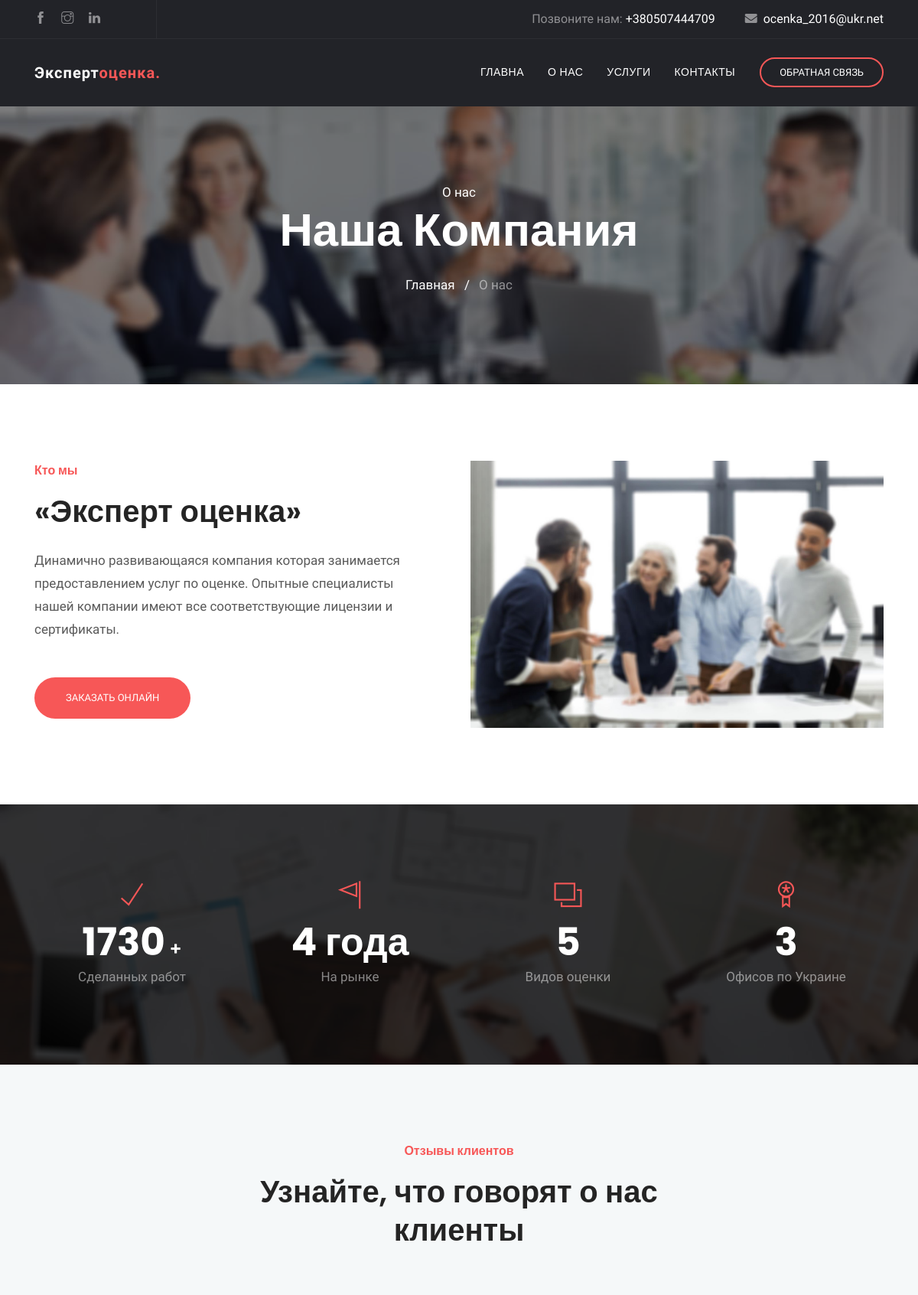
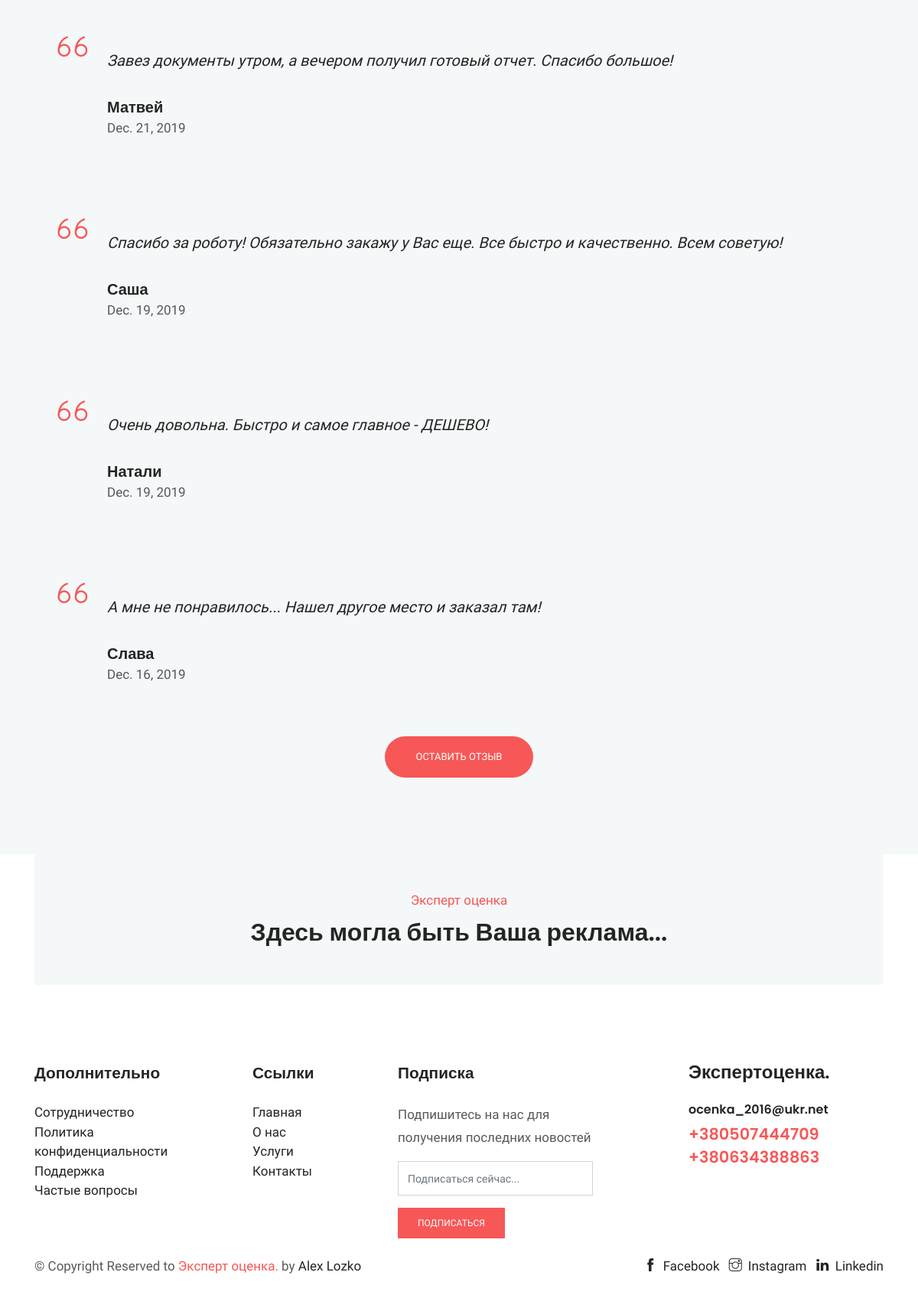
Screenshot of /aboutus/ with the database file from the repository (2 pictures, top to bottom).
### mainApp/models.py (models this page shows, shortened)
class Comment(models.Model):
    name = models.CharField(max_length=50)
    message = models.TextField(max_length=100)
    published = models.BooleanField(default=False)
    datetime = models.DateField(auto_now_add=True)

### mainApp/views.py (the view)
# urls.py: path('aboutus/', views.aboutus, name='aboutus'),
def aboutus(request):
    comments = Comment.objects.filter(published=True).order_by('-datetime')
    return render(request, 'about.html', {'comments':comments})

### templates/about.html
{% load static %}
<!doctype html>
<html lang="en">
{% include 'head.html' %}
<body>
{% include 'header.html' %}
<div class="main-wrapper ">
<section class="page-title bg-1">
  <div class="container">
    <div class="row">
      <div class="col-md-12">
        <div class="block text-center">
          <span class="text-white">О нас</span>
          <h1 class="text-capitalize mb-4 text-lg">Наша компания</h1>
          <ul class="list-inline">
            <li class="list-inline-item"><a href="index.html" class="text-white">Главная</a></li>
            <li class="list-inline-item"><span class="text-white">/</span></li>
            <li class="list-inline-item"><a href="#" class="text-white-50">О нас</a></li>
          </ul>
        </div>
      </div>
    </div>
  </div>
</section>
<section class="section about-2 position-relative">
	<div class="container">
		<div class="row">
			<div class="col-lg-6 col-md-6">
				<div class="about-item pr-3 mb-5 mb-lg-0">
					<span class="h6 text-color">Кто мы</span>
					<h2 class="mt-3 mb-4 position-relative content-title">«Эксперт оценка»</h2>
					<p class="mb-5">Динамично развивающаяся компания которая занимается предоставлением услуг по оценке. Опытные специалисты нашей компании имеют все соответствующие лицензии и сертификаты.</p>
					<a href="{% url 'contact' %}" class="btn btn-main btn-round-full">Заказать онлайн</a>
				</div>
			</div>
			<div class="col-lg-6 col-md-6">
				<div class="about-item-img">
					<img src="{% static 'images/about/home-7.jpg' %}" alt="" class="img-fluid">
				</div>
			</div>
		</div>
	</div>
</section>
<section class="section counter bg-counter">
	<div class="container">
		<div class="row">
			<div class="col-lg-3">
				<div class="counter-item text-center mb-5 mb-lg-0">
					<i class="ti-check color-one text-md"></i>
					<h3 class="mt-2 mb-0 text-white"><span class="counter-stat font-weight-bold">1730</span> +</h3>
					<p class="text-white-50">Сделанных работ</p>
				</div>
			</div>
			<div class="col-lg-3">
				<div class="counter-item text-center mb-5 mb-lg-0">
					<i class="ti-flag color-one text-md"></i>
					<h3 class="mt-2 mb-0 text-white"><span class="counter-stat font-weight-bold">4 года</span></h3>
					<p class="text-white-50">На рынке</p>
				</div>
			</div>
			<div class="col-lg-3">
				<div class="counter-item text-center mb-5 mb-lg-0">
					<i class="ti-layers color-one text-md"></i>
					<h3 class="mt-2 mb-0 text-white"><span class="counter-stat font-weight-bold">5</span></h3>
					<p class="text-white-50">Видов оценки</p>
				</div>
			</div>
			<div class="col-lg-3 col-md-6 col-sm-6">
				<div class="counter-item text-center">
					<i class="ti-medall color-one  text-md"></i>
					<h3 class="mt-2 mb-0 text-white"><span class="counter-stat font-weight-bold">3</span></h3>
					<p class="text-white-50">Офисов по Украине</p>
				</div>
			</div>
		</div>
	</div>
</section>
<section class="section testimonial bg-gray">
	<div class="container">
		<div class="row justify-content-center">
			<div class="col-lg-7 text-center">
				<div class="section-title">
					<span class="h6 text-color">Отзывы клиентов</span>
					<h2 class="mt-3 content-title">Узнайте, что говорят о нас клиенты</h2>
				</div>
			</div>
		</div>
	</div>
	<div class="container">
		<div class="testimonial-wrap">
			{% for comment in comments %}
			<div class="testimonial-item position-relative">
				<i class="ti-quote-left text-color"></i>
				<div class="testimonial-item-content">
					<p class="testimonial-text">{{ comment.message }}</p>
					<div class="testimonial-author">
						<h5 class="mb-0 text-capitalize">{{ comment.name }}</h5>
						<p>{{ comment.datetime }}</p>
					</div>
				</div>
			</div>
			{% endfor %}
		</div>
	</div>
	<div class="block text-center">
		<a href="{% url 'comment' %}" target="_blank" class="btn btn-main animated fadeInUp btn-round-full">Оставить отзыв</a>
	</div>
</section>
{% include 'footer.html' %}
</body>
</html>

### templates/head.html (shortened to what this page needs)
{% load static %}
<html lang="ru">
  <head>
  <link rel="stylesheet" href="{% static 'plugins/bootstrap/css/bootstrap.min.css' %}">
  <link rel="stylesheet" href="{% static 'plugins/themify/css/themify-icons.css' %}">
  <link rel="stylesheet" href="{% static 'plugins/fontawesome/css/all.css' %}">
  <link rel="stylesheet" href="{% static 'css/style.css' %}">
</head>

### templates/header.html (shortened to what this page needs)
{% load static %}
<header class="navigation">
	<div class="header-top ">
		<div class="container">
			<div class="row justify-content-between align-items-center">
				<div class="col-lg-2 col-md-4">
					<div class="header-top-socials text-center text-lg-left text-md-left">
						<a href="https://www.facebook.com/" target="_blank"><i class="ti-facebook"></i></a>
						<a href="https://instagram.com/" target="_blank"><i class="ti-instagram"></i></a>
						<a href="https://linkedin.com/" target="_blank"><i class="ti-linkedin"></i></a>
					</div>
				</div>
				<div class="col-lg-10 col-md-8 text-center text-lg-right text-md-right">
					<div class="header-top-info">
						{% if request.user.is_authenticated %}
						<a href="{% url 'profile' %}">Добро пожаловать, <strong>{{ request.user }}</strong>!</a>
						<a href="{% url 'logout' %}">| Выйти |</a>
						{% else %}
						<a href="tel:+23-345-67890">Позвоните нам: <span>+380507444709</span></a>
						<a href="mailto:ocenka_2016@ukr.net" ><i class="fa fa-envelope mr-2"></i><span>ocenka_2016@ukr.net</span></a>
						{% endif %}
					</div>
				</div>
			</div>
		</div>
	</div>
	<nav class="navbar navbar-expand-lg  py-4" id="navbar">
		<div class="container">
		  <a class="navbar-brand" href="{% url 'home' %}">
		  	Эксперт<span>оценка.</span>
		  </a>
		  <div class="collapse navbar-collapse text-center" id="navbarsExample09">
			<ul class="navbar-nav ml-auto">
			  <li class="nav-item active">
				<a class="nav-link" href="{% url 'home' %}">Главна <span class="sr-only">(current)</span></a>
			  </li>
			   <li class="nav-item"><a class="nav-link" href="{% url 'aboutus' %}">О нас</a></li>
			   <li class="nav-item"><a class="nav-link" href="{% url 'service' %}">Услуги</a></li>
			   <li class="nav-item"><a class="nav-link" href="{% url 'contact' %}">Контакты</a></li>
			</ul>
			<form class="form-lg-inline my-2 my-md-0 ml-lg-4 text-center">
			  <a href="{% url 'contact' %}" class="btn btn-solid-border btn-round-full">Обратная связь</a>
			</form>
		  </div>
		</div>
	</nav>
</header>

### templates/footer.html (shortened to what this page needs)
{% load static %}
<section class="mt-70 position-relative">
	<div class="container">
        <div class="cta-block-2 bg-gray p-5 rounded border-1">
            <div class="row justify-content-center align-items-center ">
                <div class="block text-center">
                    <span class="text-color">Эксперт оценка</span>
                    <h2 class="mt-2 mb-4 mb-lg-0">Здесь могла быть Ваша реклама...</h2>
                </div>
            </div>
        </div>
    </div>
</section>
<footer class="footer section">
	<div class="container">
		<div class="row">
			<div class="col-lg-3 col-md-6 col-sm-6">
				<div class="widget">
					<h4 class="text-capitalize mb-4">Дополнительно</h4>
					<ul class="list-unstyled footer-menu lh-35">
						<li><a href="#">Сотрудничество</a></li>
						<li><a href="#">Политика конфиденциальности</a></li>
						<li><a href="#">Поддержка</a></li>
						<li><a href="#">Частые вопросы</a></li>
					</ul>
				</div>
			</div>
			<div class="col-lg-2 col-md-6 col-sm-6">
				<div class="widget">
					<h4 class="text-capitalize mb-4">Ссылки</h4>
					<ul class="list-unstyled footer-menu lh-35">
						<li><a href="{% url 'home' %}">Главная</a></li>
						<li><a href="{% url 'aboutus' %}">О нас</a></li>
						<li><a href="{% url 'service' %}">Услуги</a></li>
						<li><a href="{% url 'contact' %}">Контакты</a></li>
					</ul>
				</div>
			</div>
			<div class="col-lg-3 col-md-6 col-sm-6">
				<div class="widget">
					<h4 class="text-capitalize mb-4">Подписка</h4>
					<p>Подпишитесь на нас для получения последних новостей</p>
					<form action="#" class="sub-form">
						<input type="text" class="form-control mb-3" placeholder="Подписаться сейчас...">
						<a href="#" class="btn btn-main btn-small">Подписаться</a>
					</form>
				</div>
			</div>
			<div class="col-lg-3 ml-auto col-sm-6">
				<div class="widget">
					<div class="logo mb-4">
						<h3>Эксперт<span>оценка.</span></h3>
					</div>
					<h6><a href="mailto:ocenka_2016@ukr.net">ocenka_2016@ukr.net</a></h6>
					<a href="tel:+380507444709"><span class="text-color h4">+380507444709</span></a>
					<a href="tel:+380634388863"><span class="text-color h4">+380634388863</span></a>
				</div>
			</div>
		</div>
		<div class="footer-btm pt-4">
			<div class="row">
				<div class="col-lg-6">
					<div class="copyright">
						&copy; Copyright Reserved to <span class="text-color">Эксперт оценка.</span> by <a href="" target="_blank">Alex Lozko</a>
					</div>
				</div>
				<div class="col-lg-6 text-left text-lg-right">
					<ul class="list-inline footer-socials">
						<li class="list-inline-item"><a href="https://www.facebook.com/"><i class="ti-facebook mr-2"></i>Facebook</a></li>
						<li class="list-inline-item"><a href="https://instagram.com/"><i class="ti-instagram mr-2"></i>Instagram</a></li>
						<li class="list-inline-item"><a href="https://www.linkedin.com/"><i class="ti-linkedin mr-2 "></i>Linkedin</a></li>
					</ul>
				</div>
			</div>
		</div>
	</div>
</footer>
	</div>

### static/css/style.css (style rules this page uses)
html { overflow-x: hidden; }
body { line-height: 1.5; font-family: "Hind", serif; -webkit-font-smoothing: antialiased; font-size: 17px; color: rgba(0, 0, 0, 0.65); }
h1, .h1, h2, .h2, h3, .h3, h4, .h4, h5, .h5, h6, .h6 { font-family: "Poppins", sans-serif; font-weight: 600; color: #242424; }
h1, .h1 { font-size: 2.5rem; }
h2, .h2 { font-size: 2rem; font-weight: 600; line-height: 42px; }
h3, .h3 { font-size: 1.5rem; }
h4, .h4 { font-size: 1.3rem; line-height: 30px; }
h5, .h5 { font-size: 1.25rem; }
h6, .h6 { font-size: 1rem; }
p { line-height: 30px; }
input[type="email"], input[type="password"], input[type="text"], input[type="tel"] { box-shadow: none; height: 45px; outline: none; font-size: 14px; }
.form-control { box-shadow: none; border-radius: 0; }
.btn { display: inline-block; font-size: 14px; font-size: 0.8125rem; font-weight: 400; padding: 1rem 2.5rem; text-transform: uppercase; border-radius: 0; transition: all 0.2s ease; }
.btn-main, .btn-transparent, .btn-small { background: #f75757; color: #fff; transition: all 0.2s ease; }
.btn-solid-border { border: 2px solid #f75757; background: transparent; color: #242424; }
.btn-small { padding: 10px 25px; font-size: 12px; }
.btn-round-full { border-radius: 50px; }
.bg-gray { background: #f5f8f9; }
.section { padding: 100px 0; }
.section-title { margin-bottom: 70px; }
.overly, .page-title, .slider, .cta, .hero-img { position: relative; }
.overly:before, .page-title:before, .slider:before, .cta:before, .hero-img:before { content: ""; position: absolute; left: 0; top: 0; bottom: 0; right: 0; width: 100%; height: 100%; opacity: 0.5; background: #000; }
.overly-2, .bg-counter, .cta-block, .latest-blog { position: relative; }
.overly-2:before, .bg-counter:before, .cta-block:before, .latest-blog:before { content: ""; position: absolute; left: 0; top: 0; bottom: 0; right: 0; width: 100%; height: 100%; background: rgba(0, 0, 0, 0.8); }
.text-color { color: #f75757; }
.text-md { font-size: 2.25rem; }
.text-lg { font-size: 3.75rem; }
a { color: #242424; text-decoration: none; }
.content-title { font-size: 40px; line-height: 50px; }
.page-title { padding: 100px 0; }
.page-title .block h1 { color: #fff; }
#navbar { background: #222328; box-shadow: 0 1px 2px rgba(0, 0, 0, 0.05); }
#navbar li { padding-left: 15px; }
#navbar .nav-link { font-family: "Poppins", sans-serif; font-weight: 500; color: #fff; text-transform: uppercase; font-size: 14px; letter-spacing: .5px; transition: all .25s ease; }
#navbar .btn { padding: .5rem 1.5rem; color: #fff; }
.header-top { background: #222328; color: #919194; border-bottom: 1px solid rgba(255, 255, 255, 0.05); }
.header-top .header-top-socials { border-right: 1px solid rgba(255, 255, 255, 0.05); padding: 12px 0px; }
.header-top .header-top-socials a { color: #919194; margin-right: 15px; font-size: 16px; }
.header-top .header-top-info { color: #919194; font-size: 16px; }
.header-top .header-top-info a span { color: #fff; }
.header-top .header-top-info a { margin-left: 35px; color: #919194; }
.navbar-brand { color: #fff; font-weight: 600; letter-spacing: 1px; }
.navbar-brand span { color: #f75757; }
.bg-1 { background: url("../images/bg/home-2.jpg") no-repeat 50% 50%; background-size: cover; }
.color-one { color: #f75757; }
.counter-item .counter-stat { font-size: 50px; }
.counter-item p { margin-bottom: 0px; }
.bg-counter { background: url("../images/bg/counter.jpg") no-repeat; background-size: cover; }
.testimonial-item { padding: 50px 30px; }
.testimonial-item i { font-size: 40px; position: absolute; left: 30px; top: 30px; z-index: 1; }
.testimonial-item .testimonial-text { font-size: 20px; line-height: 38px; color: #242424; margin-bottom: 30px; font-style: italic; }
.testimonial-item .testimonial-item-content { padding-left: 65px; }

### rows the page displays
Comment: message "Завез документы утром, а вечером получил готовый отчет. Спасибо большое!", name "Матвей", datetime "Dec. 21, 2019"
Comment: message "Спасибо за роботу! Обязательно закажу у Вас еще. Все быстро и качественно. Всем советую!", name "Саша", datetime "Dec. 19, 2019"
Comment: message "Очень довольна. Быстро и самое главное - ДЕШЕВО!", name "Натали", datetime "Dec. 19, 2019"
Comment: message "А мне не понравилось... Нашел другое место и заказал там!", name "Слава", datetime "Dec. 16, 2019"
